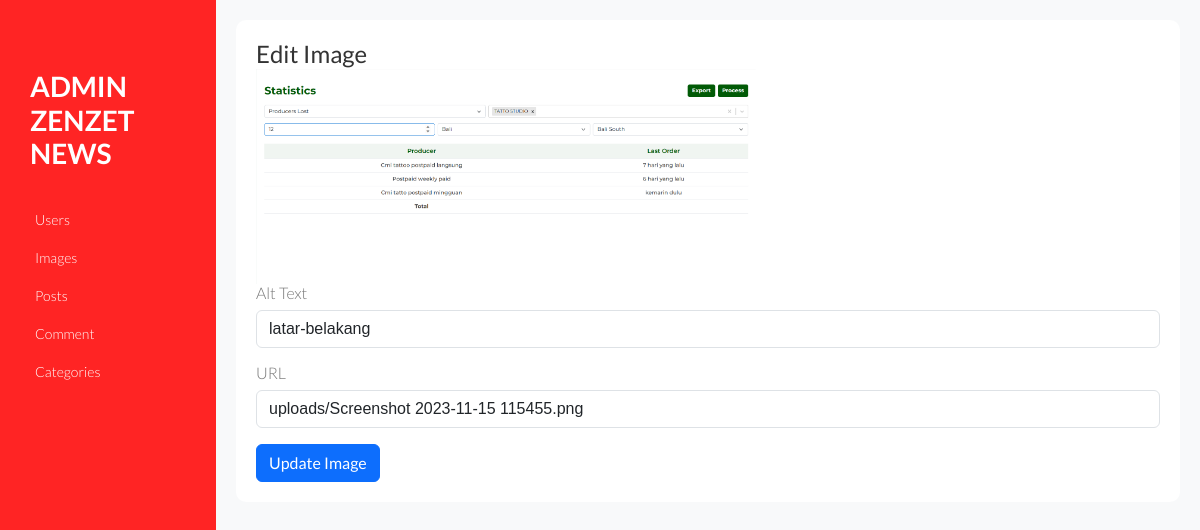
The app's page /admin/images-edit.php?id=9 with its own data.
### tables this page shows
CREATE TABLE `images` (
  `id` int NOT NULL AUTO_INCREMENT,
  `filename` varchar(255) NOT NULL,
  `size` int NOT NULL,
  `url` varchar(255) NOT NULL,
  `alt` varchar(255) NOT NULL,
  PRIMARY KEY (`id`)
);

### admin/config.php (called while the page is built, shortened)
<?php
require_once "../db/image.php";
$serverName = $_SERVER['SERVER_NAME'];
$serverPort = $_SERVER['SERVER_PORT'];
$protocol = stripos($_SERVER['SERVER_PROTOCOL'], 'https') === true ? 'https://' : 'http://';
$serverUrl = $protocol . $serverName . ':' . $serverPort;
$db = new Database();
$con = $db->con();
$imageService = new Image($con, "../uploads/");

### db/image.php (called while the page is built, shortened)
<?php
class Image
{
    protected mysqli $con;
    public function __construct($con, $targetDir)
    {
        $this->con = $con;
        $this->targetDir = $targetDir;
    }
    public function findById($id)
    {
        $stmt = $this->con->prepare("SELECT * FROM images WHERE id = ?");
        $stmt->bind_param("i", $id);
        $stmt->execute();
        $result = $stmt->get_result();
        return $result->fetch_assoc();
    }
}

### admin/images-edit.php (the view, shortened to what this page needs)
<?php include "config.php";
if ($_SERVER["REQUEST_METHOD"] == "GET" && isset($_GET['id'])) {
    $imageId = $_GET['id'];
    $imageData = $imageService->findById($imageId);
} else {
    die("Invalid request.");
}
?>
<!DOCTYPE html>
<html lang="en">
<head>
    <link href="https://cdn.jsdelivr.net/npm/bootstrap@5.3.2/dist/css/bootstrap.min.css" rel="stylesheet">
    <link rel="stylesheet" type="text/css" href="syntax-highlighter/styles/shCore.css" media="all">
    <link rel="stylesheet" type="text/css" href="syntax-highlighter/styles/shThemeDefault.css" media="all">
    <link rel="stylesheet" href="css/font-awesome.min.css">
    <link rel="stylesheet" href="css/normalize.min.css">
    <link rel="stylesheet" href="css/main.css">
</head>
<body>
    <div class="container-fluid p-0">
        <?php require_once "./sidebar.php" ?>
        <div id="main-wrapper">
            <div class="main-content">
                <h2>Edit Image</h2>
                <form method="post" action="update_image.php">
                    <img src="<?php echo $serverUrl . "/" . $imageData['url'] ?>" alt="<?= $imageData['alt'] ?>" style="max-width: 500px; max-height: 500px;">
                    <div class="mb-3">
                        <label for="alt" class="form-label">Alt Text</label>
                        <input type="text" class="form-control" id="alt" name="alt" value="<?= $imageData['alt'] ?>" required>
                    </div>
                    <div class="mb-3">
                        <label for="url" class="form-label">URL</label>
                        <input type="text" class="form-control" id="url" name="url" value="<?= $imageData['url'] ?>" required readonly>
                    </div>
                    <button type="submit" class="btn btn-primary">Update Image</button>
                </form>
            </div>
        </div>
    </div>
</body>
</html>

### admin/css/main.css (style rules this page uses)
body { background-color:#FFF; font-family: "Lato", sans-serif; font-weight: 300; font-size:16px; line-height:18px; color:#777; }
h1, h2, h3, h4, h5, h6 { color: #333; margin:0; font-weight: normal; }
h2 { font-size: 24px; }
#main-wrapper { float: left; margin-left: 18%; width: 82%; }

### admin/images-edit.php (style rules this page uses)
body { display: flex; background-color: #f8f9fa; }
#main-wrapper { flex: 1; padding-left: 0; }
.main-content { background-color: white; padding: 20px; margin: 20px; border-radius: 10px; }

### records on screen
images: url (picture), alt "latar-belakang", url "uploads/Screenshot 2023-11-15 115455.png"
